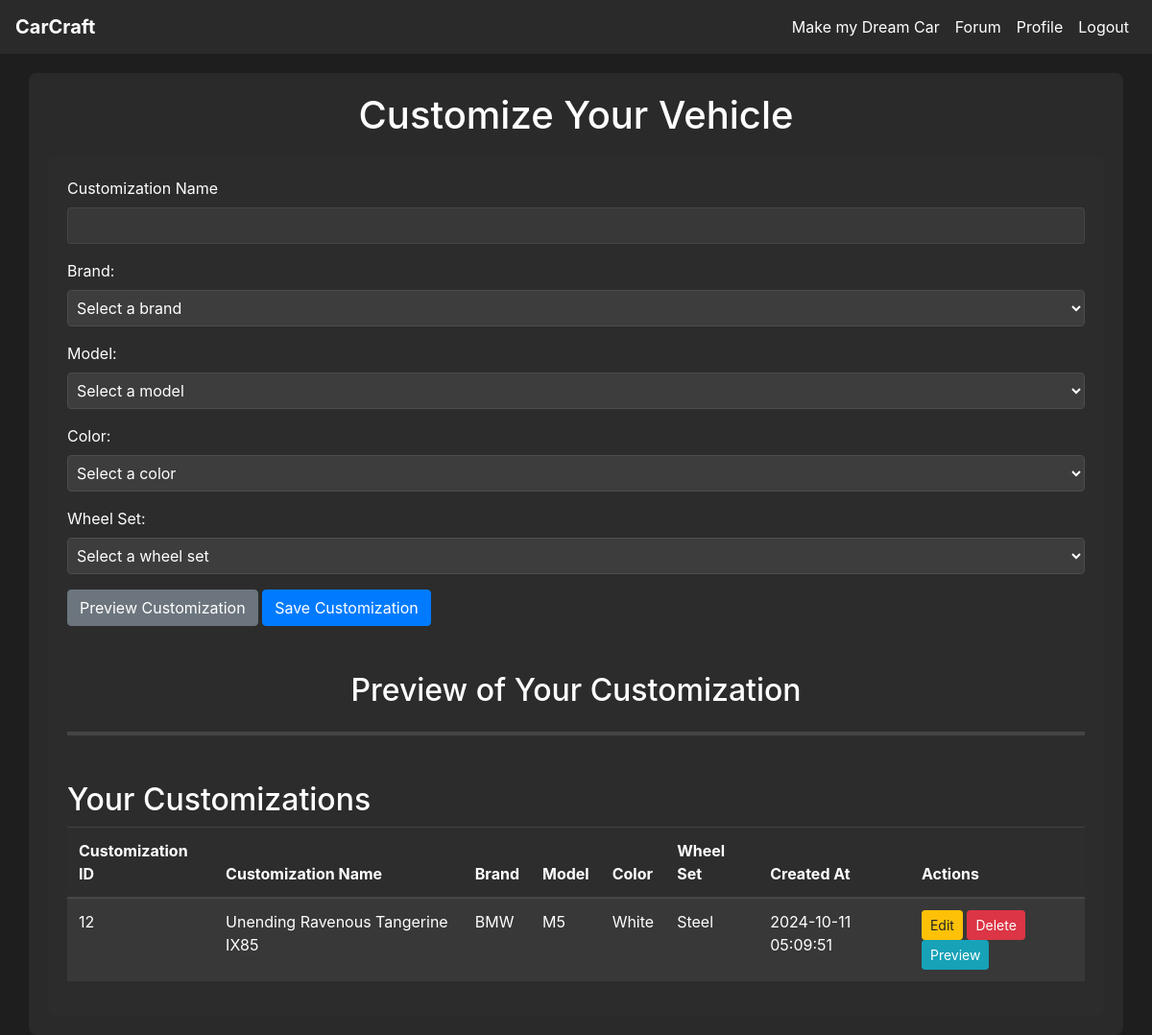
Page /customize (signed in) on the committed database.
### tables this page shows
CREATE TABLE customization (
    customization_id INTEGER PRIMARY KEY AUTOINCREMENT,
    customization_name VARCHAR(100) NOT NULL,
    user_id INTEGER NOT NULL,
    model_id INTEGER NOT NULL,
    color_id INTEGER NOT NULL,
    wheel_id INTEGER NOT NULL,
    created_at DATETIME DEFAULT CURRENT_TIMESTAMP,
    FOREIGN KEY (user_id) REFERENCES user(user_id),
    FOREIGN KEY (model_id) REFERENCES model(model_id),
    FOREIGN KEY (color_id) REFERENCES color(color_id),
    FOREIGN KEY (wheel_id) REFERENCES wheel_set(wheel_id)
);

CREATE TABLE brand (
    brand_id INTEGER PRIMARY KEY AUTOINCREMENT,
    name VARCHAR(20)
);

CREATE TABLE model (
    model_id INTEGER PRIMARY KEY AUTOINCREMENT,
    brand_id INTEGER NOT NULL,
    type_id INTEGER NOT NULL,
    name VARCHAR(100) NOT NULL,
    FOREIGN KEY (brand_id) REFERENCES brand(brand_id),
    FOREIGN KEY (type_id) REFERENCES vehicle_type(type_id)
);

CREATE TABLE color (
    color_id INTEGER PRIMARY KEY AUTOINCREMENT,
    name VARCHAR(50)
);

CREATE TABLE wheel_set (
    wheel_id INTEGER PRIMARY KEY AUTOINCREMENT,
    name VARCHAR(100),
    description TEXT
);

### app.py (the view, shortened to what this page needs)
@app.route('/customize', methods=['GET', 'POST'])
@login_required
def customize():
    db = get_db_connection()
    brands = db.execute('SELECT brand_id, name FROM brand').fetchall()
    colors = db.execute('SELECT color_id, name FROM color').fetchall()
    wheels = db.execute('SELECT wheel_id, name FROM wheel_set').fetchall()
    models = []
    if brands:
        default_brand_id = brands[0]['brand_id']
        models = db.execute('SELECT model_id, name FROM model WHERE brand_id = ?', (default_brand_id,)).fetchall()
    customizations = db.execute('''
        SELECT customization.customization_id, customization.customization_name,
               brand.name AS brand_name, model.name AS model_name,
               color.name AS color_name, wheel_set.name AS wheel_name,
               customization.created_at
        FROM customization
        JOIN model ON customization.model_id = model.model_id
        JOIN brand ON model.brand_id = brand.brand_id
        JOIN color ON customization.color_id = color.color_id
        JOIN wheel_set ON customization.wheel_id = wheel_set.wheel_id
        WHERE customization.user_id = ?
    ''', (current_user.id,)).fetchall()
    return render_template('customize.html', brands=brands, colors=colors,
                           wheels=wheels, models=models, customizations=customizations)

### app.py (called while the page is built)
def get_db_connection():
    conn = sqlite3.connect(DATABASE)
    conn.row_factory = sqlite3.Row  # This enables column access by name: row['column_name']
    return conn

@login_manager.user_loader
def load_user(user_id):
    return User.get(user_id)

    @staticmethod
    def get(user_id):
        conn = get_db_connection()
        user_data = conn.execute('SELECT * FROM user WHERE user_id = ?', (user_id,)).fetchone()
        conn.close()
        if user_data:
            return User(
                user_id=user_data['user_id'],
                username=user_data['username'],
                email=user_data['email'],
                password_hash=user_data['password_hash'],
                admin=bool(user_data['admin'])
            )
        return None

### templates/customize.html (shortened to what this page needs)
{% extends 'base.html' %}
{% block content %}
<h1 class="text-center">Customize Your Vehicle</h1>
<div class="container">
    <form id="customization-form" method="POST" action="{{ url_for('customize') }}" class="mb-5">
        <div class="form-group">
            <label for="customization_name">Customization Name</label>
            <input type="text" id="customization_name" name="customization_name" class="form-control" value="{{ customization.customization_name if customization else '' }}" required>
        </div>
        <div class="form-group">
            <label for="brand_id">Brand:</label>
            <select name="brand_id" id="brand_id" class="form-control" required>
                <option value="" disabled selected>Select a brand</option>
            </select>
        </div>
        <div class="form-group">
            <label for="model_id">Model:</label>
            <select name="model_id" id="model_id" class="form-control" required>
                <option value="" disabled selected>Select a model</option>
            </select>
        </div>
        <div class="form-group">
            <label for="color_id">Color:</label>
            <select name="color_id" id="color_id" class="form-control">
                <option value="" disabled selected>Select a color</option>
            </select>
        </div>
        <div class="form-group">
            <label for="wheel_id">Wheel Set:</label>
            <select name="wheel_id" id="wheel_id" class="form-control">
                <option value="" disabled selected>Select a wheel set</option>
            </select>
        </div>
        <button type="button" id="preview-button" class="btn btn-secondary">Preview Customization</button>
        <button type="submit" class="btn btn-primary">Save Customization</button>
    </form>
    <h2 id="preview-of-your-customization" class="text-center mb-4">Preview of Your Customization</h2>
    <div id="car-viewer" class="mb-5"></div>
    <h2>Your Customizations</h2>
    <table class="table table-striped">
        <thead>
            <tr>
                <th>Customization ID</th>
                <th>Customization Name</th>
                <th>Brand</th>
                <th>Model</th>
                <th>Color</th>
                <th>Wheel Set</th>
                <th>Created At</th>
                <th>Actions</th>
            </tr>
        </thead>
        <tbody>
            {% for customization in customizations %}
                <tr>
                    <td>{{ customization.customization_id }}</td>
                    <td>{{ customization.customization_name }}</td>
                    <td>{{ customization.brand_name }}</td>
                    <td>{{ customization.model_name }}</td>
                    <td>{{ customization.color_name }}</td>
                    <td>{{ customization.wheel_name }}</td>
                    <td>{{ customization.created_at }}</td>
                    <td>
                        <a href="{{ url_for('edit_customization', customization_id=customization.customization_id) }}" class="btn btn-warning btn-sm">Edit</a>
                        <form method="POST" action="{{ url_for('customize') }}" style="display:inline;">
                            <button type="submit" class="btn btn-danger btn-sm" onclick="return confirm('Are you sure you want to delete this customization?');">Delete</button>
                        </form>
                        <button type="button" class="btn btn-info btn-sm preview-saved" data-brand="{{ customization.brand_name }}" data-model="{{ customization.model_name }}" data-color="{{ customization.color_name }}" data-wheel="{{ customization.wheel_name }}">Preview</button>
                    </td>
                </tr>
            {% endfor %}
        </tbody>
    </table>
</div>
{% endblock %}

### static/css/style.css (style rules this page uses)
body { background-color: #1e1e1e; color: #ffffff; }
.container { background-color: rgba(45, 45, 45, 0.8); border-radius: 8px; padding: 20px; margin-top: 20px; position: relative }
h1, h2, h3, h4, h5, h6 { color: #ffffff; }
.btn-primary { background-color: #007bff; border-color: #007bff; }
.btn-secondary { background-color: #6c757d; border-color: #6c757d; }
input, select, textarea { background-color: #3d3d3d; border-color: #4d4d4d; color: #ffffff; }
.form-control { background-color: rgba(61, 61, 61, 0.8); border-color: rgba(77, 77, 77, 0.8); color: #ffffff; }
a { color: #007bff; }
.table { color: #ffffff; background-color: rgba(45, 45, 45, 0.8); }
.table thead th { border-bottom-color: rgba(255, 255, 255, 0.1); }
.table td, .table th { border-top-color: rgba(255, 255, 255, 0.1); }
.table { color: #fff; }
.table-striped tbody tr:nth-of-type(odd) { background-color: rgba(255, 255, 255, .05); }
.btn-danger { background-color: #dc3545; border-color: #dc3545; }

### templates/customize.html (style rules this page uses)
#car-viewer { width: 100%; height: 100%; margin: 0 auto; display: flex; justify-content: center; align-items: center; border: 2px solid #444; background-color: #1f1f1f; }

### rows in the picture
customization: customization_id "12", customization_name "Unending Ravenous Tangerine IX85", brand_name "BMW", model_name "M5", color_name "White", wheel_name "Steel", created_at "2024-10-11 05:09:51"
